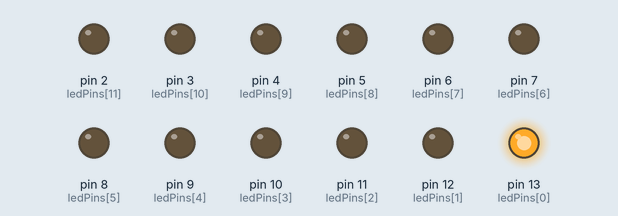
Recording of a sketch running on a simulated Arduino Uno, built with avr-gcc and run on an emulated ATmega328P. Parts: output pins drawn as LEDs (lit = HIGH).

Above: at 0.05 s.
At 0.95 s:
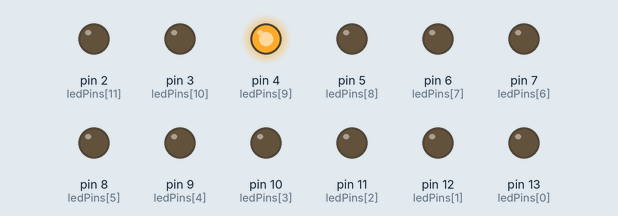
At 1.85 s:
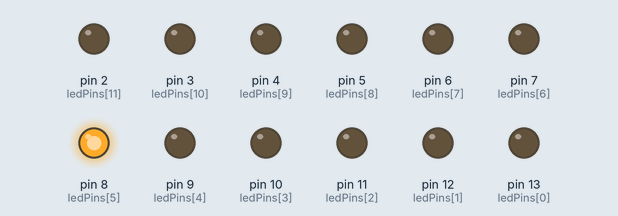
At 2.75 s:
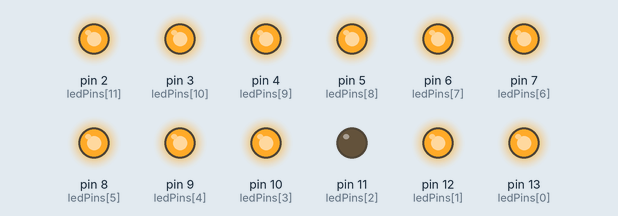
At 3.7 s:
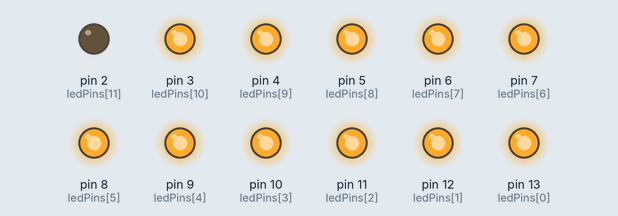
At 6.2 s:
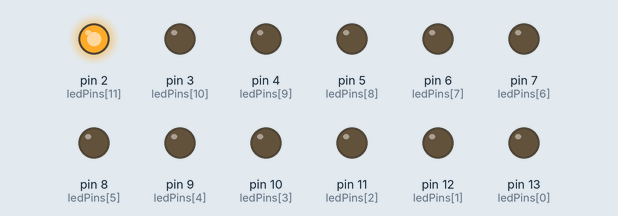
Timing chart, 0 to 6.5 s (numbered marks = the images above):
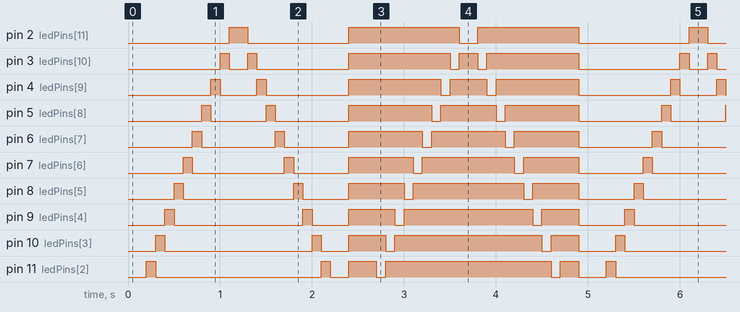

The sketch:

RGB_LED.ino
```cpp
void setup () {
  ledControlSetup(12); //max is 12
}

void loop() {
  ledControlSetLedOn(12);
  ledControlSetLedOff(12);
  ledControlAllLedsOn(12);
  ledControlSetLedOnTwo(12);
  ledControlSetLedOffTwo(12);
  ledControlAllLedsOff(12);
}
```

LED_config.ino
```cpp
int ledPins[] = {13, 12, 11, 10, 9, 8, 7, 6, 5, 4, 3, 2};
int maxLeds = 12;
void ledControlSetup (int nrOfLeds) {
  for (int i = 0; i < nrOfLeds; i++) {
    pinMode(ledPins[i], OUTPUT);
  }
}

void ledControlSetLedOn(int nrOfLeds) {
  for (int i = 0; i < nrOfLeds; i++) {
    digitalWrite(ledPins[i], HIGH);
    delay(100);
    digitalWrite(ledPins[i], LOW);
  }
}

void ledControlSetLedOff(int nrOfLeds) {
  for (int i = nrOfLeds - 1; i >= 0; i--) {
    digitalWrite(ledPins[i], HIGH);
    delay(100);
    digitalWrite(ledPins[i], LOW);
  }
}

void ledControlAllLedsOn (int nrOfLeds) {
  for (int i = 0; i < nrOfLeds; i++) {
    digitalWrite(ledPins[i], HIGH);
  }
  delay(100);
}

void ledControlSetLedOnTwo(int nrOfLeds) {
  for (int i = 0; i < nrOfLeds; i++) {
    digitalWrite(ledPins[i], LOW);
    delay(100);
    digitalWrite(ledPins[i], HIGH);
  }
}

void ledControlSetLedOffTwo(int nrOfLeds) {
  for (int i = nrOfLeds - 1; i >= 0; i--) {
    digitalWrite(ledPins[i], LOW);
    delay(100);
    digitalWrite(ledPins[i], HIGH);
  }
}

void ledControlAllLedsOff (int nrOfLeds) {
  for (int i = 0; i < nrOfLeds; i++) {
    digitalWrite(ledPins[i], LOW);
  }
  delay(100);
}
```

Measured:
- by itself, pin 2 (ledPins[11]): repeats every 5.0 s: LOW 1.1 s, HIGH 1.2 s, LOW 0.20 s, HIGH 1.1 s, LOW 1.2 s, HIGH 0.20 s
- by itself, pin 13 (ledPins[0]): repeats every 5.0 s: LOW 2.2 s, HIGH 0.20 s, LOW 0.10 s, HIGH 2.2 s, LOW 0.20 s, HIGH 0.10 s
- by itself, pin 6 (ledPins[7]): repeats every 5.0 s: LOW 0.80 s, HIGH 0.10 s, LOW 0.70 s, 2 × (HIGH 0.80 s, LOW 0.10 s), HIGH 0.70 s, LOW 0.80 s, HIGH 0.10 s
- by itself, pin 3 (ledPins[10]): repeats every 5.0 s: LOW 0.20 s, HIGH 0.10 s, LOW 1.0 s, HIGH 1.1 s, LOW 0.10 s, HIGH 0.20 s, LOW 0.10 s, HIGH 1.0 s, LOW 1.1 s, HIGH 0.10 s
